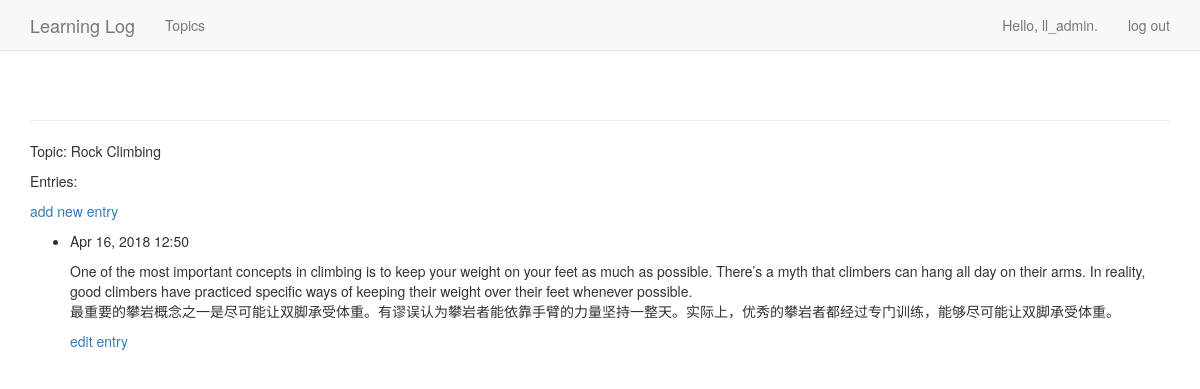
The page /topics/2/ (signed in) on the database its author committed.
### learning_logs/models.py (models this page shows, shortened)
class Topic(models.Model):
    text = models.CharField(max_length=200)  # charfield必须告知django该在数据库中预留多少空间
    date_added = models.DateTimeField(auto_now_add=True)  # 自动设置成当前日期和时间;见官网: ... ref/models/fields/
    owner = models.ForeignKey(User)  # 然后在Topic中添加字段owner,它建立到模型User的外键关系
    def __unicode__(self):  # Py 3.X用__str__()
        if len(self.text) > 50:
            return self.text + ' >w<'
        else:
            return self.text

class Entry(models.Model):  # 同Topic一样,继承Django基类Model
    topic = models.ForeignKey(Topic)  # 第一个属性topic是一个ForeignKey实例
    text = models.TextField()  # text属性是TextField实例。这种字段不需要长度限制
    date_added = models.DateTimeField(auto_now_add=True)  # 这个属性让我们能够按创建顺序呈现条目，并在每个条目旁边放置时间戳
    class Meta:  # 在类中嵌套了Meta类。Meta存储用于管理模型的额外信息,在这里它让我们能够设置一个特殊属性,让Django在需要时使用Entries来表示多个条目。如果没有这个类,Django将使用Entrys来表示多个条目。
        verbose_name_plural = 'entries'

### learning_logs/views.py (the view)
# urls.py: url(r'^topics/(?P<topic_id>\d+)/$', views.topic, name='topic'),  # "?P<topic_id>"将匹配的值存储到topic_id中;发现URL与这个模式匹配时，Django将调用视图函数topic(),并将存储在topic_id中的值作为实参传递给它
@login_required
def topic(request, topic_id):
    topic = Topic.objects.get(id=topic_id)
    check_topic_owner(topic, request)
    entries = topic.entry_set.order_by('-date_added')  #  date_added 前面的减号指定按降序排列,即先显示最近的条目
    context = {'topic': topic, 'entries': entries}
    return render(request, 'learning_logs/topic.html', context)

### learning_logs/views.py (called while the page is built)
def check_topic_owner(topic, request):
    if topic.owner != request.user:  # 禁止用户通过输入类似于前面的特定URL来访问其他用户的条目
        raise Http404

### learning_logs/templates/learning_logs/topic.html
{% extends 'learning_logs/base.html' %}
{% block content %}
  <p>Topic: {{ topic }}<p>
  <p>Entries:</p>
  <p>
    <a href="{% url 'learning_logs:new_entry' topic.id %}">add new entry</a>
  </p>
  <ul>
    {% for entry in entries %}
    <li>
      <p>{{ entry.date_added|date:'M d, Y H:i' }}</p>
      <p>{{ entry.text|linebreaks }}</p>
      <p>
        <a href="{% url 'learning_logs:edit_entry' entry.id %}">edit entry</a>
      </p>
    </li>
    {% empty %}
    <li>
      There are no entries for this topic yet.
    </li>
  {% endfor %}
  </ul>
{% endblock content %}

### learning_logs/templates/learning_logs/base.html (shortened to what this page needs)
{% load bootstrap3 %}
<!DOCTYPE html>
<html lang="en">
<head>
    {% bootstrap_css %}
</head>
<body>
    <nav class="navbar navbar-default navbar-static-top">
        <div class='container'>
            <div class='navbar-header'>
                <a class="navbar-brand" href="{% url 'learning_logs:index' %}">Learning Log</a>
            </div>
            <div id='navbar' class='navbar-collapse collapse'>
                <ul class='nav navbar-nav'>
                    <li><a href="{% url 'learning_logs:topics' %}">Topics</a></li>
                </ul>
                <ul class='nav navbar-nav navbar-right'>
                    {% if user.is_authenticated %}
                        <li><a>Hello, {{ user.username }}.</a></li>
                        <li><a href="{% url 'users:logout' %}">log out</a></li>
                    {% else %}
                        <li><a href="{% url 'users:register' %}">register</a></li>
                        <li><a href="{% url 'users:login' %}">log in</a></li>
                    {% endif %}
                </ul>
            </div>
        </div>
    </nav>
    <div class='container'>
        <div class='page-header'>
        </div>
        <div>
            {% block content %}{% endblock content %}
        </div>
    </div>
</body>
</html>

### rows shown on the page
Topic: text "Rock Climbing"
Entry: date_added "Apr 16, 2018 12:50", text "One of the most important concepts in climbing is to keep your weight on your feet as much as possible. There’s a myth that climbers can hang all day on their arms. In reality, good climbers have practiced specific ways of keeping their weight over their feet whenever possible. 最重要的攀岩概念之一是尽可能让双脚承受体重。有谬误认为攀岩者能依靠手臂的力量坚持一整天。实际上，优秀的攀岩者都经过专门训练，能够尽可能让双脚承受体重。"

### other values the page prints
{{ user.username }} "ll_admin"
